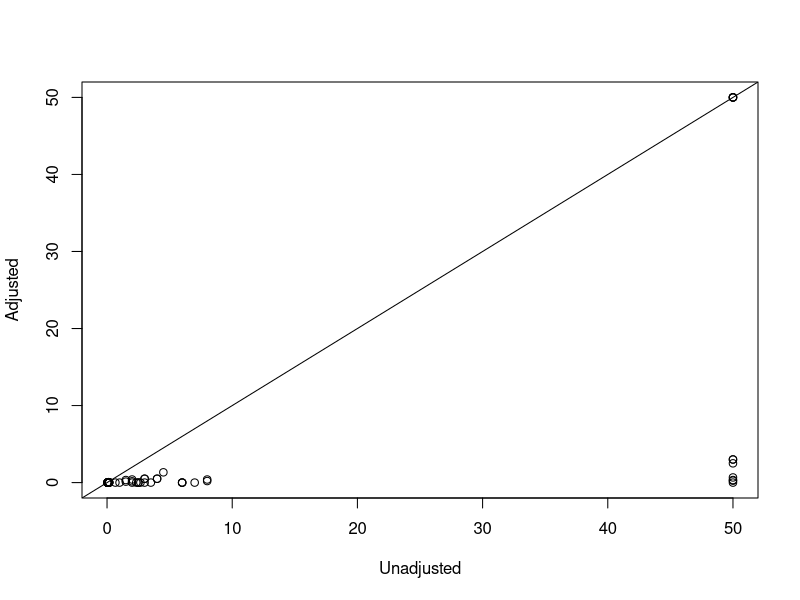
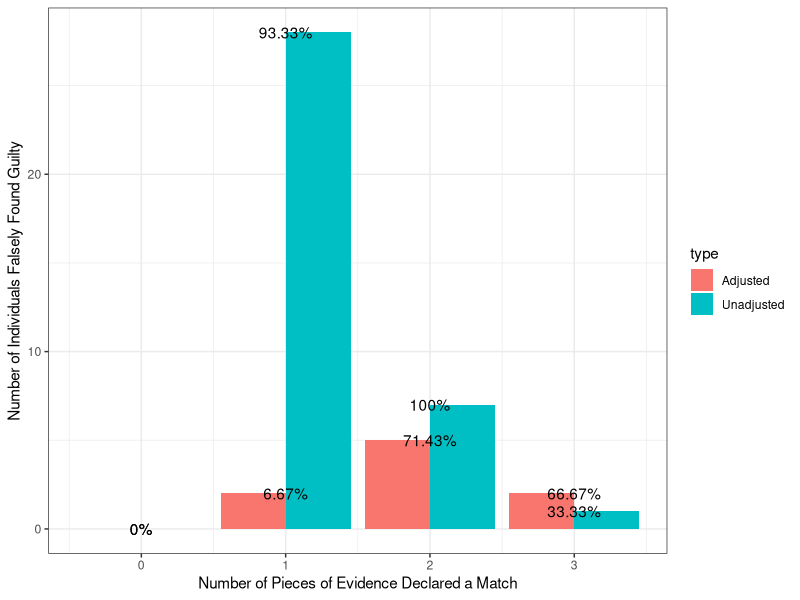

These figures' R source, in order: (Note: this script raises an error after producing the figures.)
# Final guilt
# not done

rm(list = ls())
library(ggplot2)
library(dplyr)

# basics
N = 10 #number of suspects
Pi = .15 #share in pop w I=1
Pi_E = Pi #prob I=1 if E0 (set to constant over pieces of evidence for simplicity)
Pi_EC = Pi #prob I=1 if E0^C (set to constant over pieces of evidence for simplicity)
Prior = 1/N

# 6 kinds of bias

# how do they incorporate true m? (assume corectly incorporates true matches (so non-tilde biases are the same as for cascade)
mtrue.func <- function(m) 0 

# bias if see true matches
d_impute <- function(i,m, share.miss){ share.miss + i/2 + 1 + mtrue.func(m)}
d_I <- function(i,m){ (2-(1-i)/(1-Pi)) + mtrue.func(m) }
d_peer <- function(m){1 + mtrue.func(m)}
delta.func <- function(i,m, share.miss) {d_impute(i, m, share.miss)*d_I(i,m)*d_peer(m)}

# how do they incorporate estimated m? 
m.func <- function(m) sum(m>=1) 

# bias if see estimated matches
dt_impute <- function(i,m,share.miss){ 1 }
dt_I <- function(i,m){ 1 }
dt_peer <- function(m){m.func(m) + 1}
delta.tilde.func <- function(i,m,share.miss) {dt_impute(i, m, share.miss)*dt_I(i,m)*dt_peer(m)}

total.bias <- function(i,m,mhat,share.miss){delta.func(i,m,share.miss)*delta.tilde.func(i,mhat,share.miss)}

g = 0 # 0 means not guilty
i = 1 # 1 means has characteristic
k = 5 # pieces of evidence

# evidence is binom(10,mu1) if guilty, binom(10,mu0) if not guilty
mu1 = .5; mu0=.25

check_probs <- function(){
  nsims = 100
  lik1 <- lik0 <- m1 <- m0 <- mc1 <- mc0 <- mhat1 <- mhat0 <- data.frame(matrix(rep(NA,nsims*k),ncol=k))
  for(sim.round in 1:nsims){
    xyG1 = sapply(1:k, function(k) sum(rbinom(10,1,mu1))) #data if guilty
    xyG0 = sapply(1:k, function(k) sum(rbinom(10,1,mu0))) #data if not guilty
    lik.ratioG1 = sapply(xyG1, function(j) dbinom(j,10,mu1)/dbinom(j,10,mu0))
    lik.ratioG0 = sapply(xyG0, function(j) dbinom(j,10,mu1)/dbinom(j,10,mu0))
    
    lik1[sim.round,]<-lik.ratioG1
    lik0[sim.round,]<-lik.ratioG0
    
    # missing evidence (decides degree of imputation)
    share.miss = rbeta(k,1,3)
    
    mhatG1 <- mhatG0 <- rep(NA,k)
    
    # matches if guilty
    mG1 <- sapply(1:k, function(x) lik.ratioG1[x] * (Pi_E/Pi_EC) * 1/N)
    m.cascadeG1 <- sapply(1:k, function(x) delta.func(i,mG1[x],share.miss[x])*mG1[x])
    mhatG1[1] <- m.cascadeG1[1]
    for(j in 2:k){mhatG1[j] <- total.bias(i,mG1[c(1:(j-1))],mhatG1[c(1:(j-1))], share.miss[j])*mG1[j]}
    
    # matches if not guilty
    mG0 <- sapply(1:k, function(x) lik.ratioG0[x] * (Pi_E/Pi_EC) * 1/N)
    m.cascadeG0 <- sapply(1:k, function(x) delta.func(i,mG0[x],share.miss[x])*mG0[x])
    mhatG0[1] <- m.cascadeG0[1]
    for(j in 2:k){mhatG0[j] <- total.bias(i,mG0[c(1:(j-1))],mhatG0[c(1:(j-1))], share.miss[j])*mG0[j]}
    
    m1[sim.round,]<-mG1
    m0[sim.round,]<-mG0
    mc1[sim.round,]<-m.cascadeG1
    mc0[sim.round,]<-m.cascadeG0
    mhat1[sim.round,]<-mhatG1
    mhat0[sim.round,]<-mhatG0
  }
  return(list(m1,m0,mc1,mc0,mhat1,mhat0))
}


# say M = (1,0,0,0,1)
# what is prob(M|G)/prob(M|G^C)? ie, if matches were unbiased 
# prob(M|G) = P(m1|G)P(m2|G)...P(m5|G)
# = P(m1=1|G)P(m2=0|G)...P(m4=0|G)P(m5=1|G)
# P(mk=1|G) = P [ likelihoodRatio > N |G ]
# = P [ dbinom( rbinom(10,1,mu1), 10, mu1 )/dbinom( rbinom(10,1,mu1), 10, mu0 ) > N ]
# P(mk=0|G) = P [ likelihoodRatio <= N |G ]
# = P [ dbinom( rbinom(10,1,mu1), 10, mu1 )/dbinom( rbinom(10,1,mu1), 10, mu0 ) <= N ]

# P(mhatk=1|G) = P [ likelihoodRatio > N*bias |G ]
# = P [ dbinom( rbinom(10,1,mu1), 10, mu1 )/dbinom( rbinom(10,1,mu1), 10, mu0 ) > N*bias ]

PM <- PMhat <- num_matches <- c()
nsims = 100
for(sim.round in 1:nsims){
  #generate observed matches (biased)
  xy = sapply(1:k, function(j) ifelse(g==1, sum(rbinom(10,1,mu1)), sum(rbinom(10,1,mu0))))
  lik.ratio = sapply(xy, function(j) dbinom(j,10,mu1)/dbinom(j,10,mu0))
  
  # missing evidence (decides degree of imputation)
  share.miss = rbeta(k,1,3)
  mhat <- m <- m.cascade <- rep(NA,k)
  m <- sapply(1:k, function(x) lik.ratio[x] * (Pi_E/Pi_EC) * 1/N)
  m.cascade <- sapply(1:k, function(x) delta.func(i,m[x],share.miss[x])*m[x])
  mhat[1] <- m.cascade[1]
  for(j in 2:k){mhat[j] <- total.bias(i,m[c(1:(j-1))],mhat[c(1:(j-1))], share.miss[j])*m[j]}
  
  decl.matches <- sapply(mhat, function(k) (k>1)*1)
  num_matches[sim.round] = sum(decl.matches)
  
  #probs of seeing decl matches under guilt/not guilt
  variants <- check_probs()
  matching <- lapply(variants, function(j) mean(apply(j,1,function(x) all((1*(x>=1))==decl.matches))))
  PM[sim.round] = matching[[1]]/matching[[2]]
  PMhat[sim.round] = matching[[5]]/matching[[6]]
}

#PM is higher than PMhat because PM is the chances of guilt if you don't adjust for bias
PM[is.infinite(PM)] <- 50
PMhat[is.infinite(PMhat)] <- 50
max.val = max(c(PM,PMhat),na.rm = T)
plot(PM,PMhat,xlab='Unadjusted',ylab='Adjusted',xlim=c(0,max.val),ylim=c(0,max.val))
abline(0,1)

mean(PM>1, na.rm = T)
mean(PMhat>1, na.rm = T)

df <- data.frame(posterior = c(PM,PMhat), num_matches = rep(num_matches,2), type = rep(c("Unadjusted","Adjusted"),each = nsims))
summary <- df %>% group_by(type, num_matches) %>%
  summarise(num_total = length(posterior),
            num_convicted = sum(posterior>1, na.rm = T),
            rate= 100*sum(posterior>1, na.rm = T)/length(posterior))

p1 <- ggplot(summary, aes(x = num_matches, y = num_convicted, fill = type)) +
  geom_bar(stat = 'identity', position = 'dodge')+
  geom_text(summary, mapping = aes(x = num_matches, y = num_convicted, label = paste(round(rate,2),"%",sep="")))+
  xlab("Number of Pieces of Evidence Declared a Match") +
  ylab("Number of Individuals Falsely Found Guilty") +
  theme_bw()
p1

ggsave(p1, filename = '~/repos/Forensic_bias/outputs/FinalGuilt.png')
